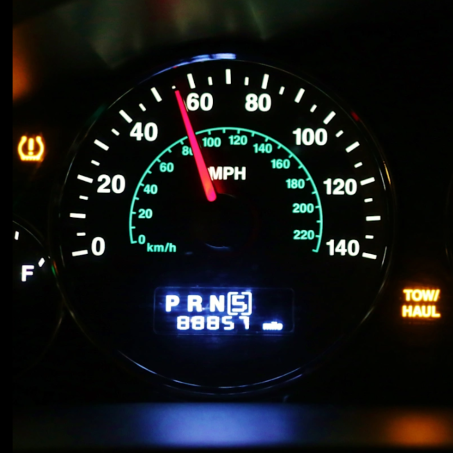
#> input picture resources/images/dashboard.png, 453 x 453 px, found by its file name
$ python TestSpeedIndicator.py
#> lines starting #> are read from the running program, lines starting #| are printed output that depends on the picture; after the words box and inside, x2 and y2 are one past the last pixel; in counts of white or black regions, pixels touching at a corner belong together
### src/utils/VisionUtils.py
import numpy as np
import cv2
import inspect


class VisionUtils:

    @classmethod
    def log(cls, message: str):
        print(f'[{cls.__name__}@{inspect.currentframe().f_code.co_name}] {str}')

    @staticmethod
    def find_contours(img, _hsv_lower: tuple[float, float, float], _hsv_upper: tuple[float, float, float]):
        hsv_lower = np.array(_hsv_lower)
        hsv_upper = np.array(_hsv_upper)

        mask = cv2.inRange(img, hsv_lower, hsv_upper)
        contours, _ = cv2.findContours(mask, cv2.RETR_EXTERNAL, cv2.CHAIN_APPROX_SIMPLE)

        if len(contours) == 0:
            __class__.log("No red object found.")
            return None

        return contours

    @staticmethod
    def find_largest_contour(img, _hsv_lower: tuple[float, float, float], _hsv_upper: tuple[float, float, float]):
        contours = VisionUtils.find_contours(img, _hsv_lower, _hsv_upper)
        largest = max(contours, key=cv2.contourArea)
        return largest

    # [27 lines left out: function find_line_contour, not called in this run]

    @staticmethod
    def get_terminal_points(countour) -> tuple[tuple[float, float], tuple[float, float]]:
        pts = countour.reshape(-1, 2)
        max_dist = 0
        end1, end2 = None, None
        for i in range(len(pts)):
            for j in range(i + 1, len(pts)):
                d = np.linalg.norm(pts[i] - pts[j])
                if d > max_dist:
                    max_dist = d
                    end1, end2 = pts[i], pts[j]
        return end1, end2


### src/models/SpeedIndicator.py
import cv2
import pytesseract
from PIL import Image
import numpy as np
import math
from src.utils.VisionUtils import VisionUtils

class Line:
    def __init__(self, begin: tuple[float, float], end: tuple[float, float]):
        self.begin = begin
        self.end = end
        self.dx = end[0] - begin[0]
        self.dy = end[1] - begin[1]
        self.angle = math.atan2(self.dy, self.dx)

    def draw(self, img, radius_ends: int, color: tuple[int, int, int]):
        cv2.circle(img, tuple(self.begin), radius_ends, color, -1)
        cv2.circle(img, tuple(self.end), radius_ends, color, -1)
        cv2.line(img, tuple(self.begin), tuple(self.end), color, 2)

class Needle:
    def __init__(self, img):
        self.img = img
        self.contour = VisionUtils.find_largest_contour(img, (160, 120, 80), (180, 255, 255))      # red one
        if self.contour is None:
            raise Exception('Needle contour is None')
        self.line = Line(*VisionUtils.get_terminal_points(self.contour))

    def draw(self, img):
        self.line.draw(img, radius_ends=8, color=(0,255,0))

class Ticks:
    # [4 lines left out: function __init__, not called in this run]

    def draw(self, img):
        for line in self.lines:
            line.draw(img, radius_ends=4, color=(64, 64, 128))

class SpeedIndicator:
    def __init__(self, img):
        self.needle = Needle(img)
       # self.ticks = Ticks(img)

    def draw(self, img):
        # draw needle
        self.needle.draw(img)
        #elf.ticks.draw(img)

### src/utils/Resources.py


class Resources:

    BASE_IMAGE = 'resources/images/'

    @classmethod
    def get_image_path(cls, image_name: str) -> str:
        return cls.BASE_IMAGE + image_name

### tests/TestSpeedIndicator.py

import cv2
import pytesseract
from PIL import Image
import numpy as np
import math
from src.models.SpeedIndicator import SpeedIndicator
from src.utils.Resources import Resources

img_src = cv2.imread(Resources.get_image_path('dashboard.png'), cv2.IMREAD_REDUCED_COLOR_2)
#> img_src is the input picture: shape (453, 453, 3); mean B, G, R 23.4, 22.5, 20.7
img_result = img_src.copy()
hsv = cv2.cvtColor(img_src, cv2.COLOR_BGR2HSV)
#> hsv: shape (453, 453, 3); mean H, S, V 54.8, 161.9, 31.3

speed_indicator = SpeedIndicator(hsv)
#> in find_contours, `mask = cv2.inRange(img, hsv_lower, hsv_upper)`:
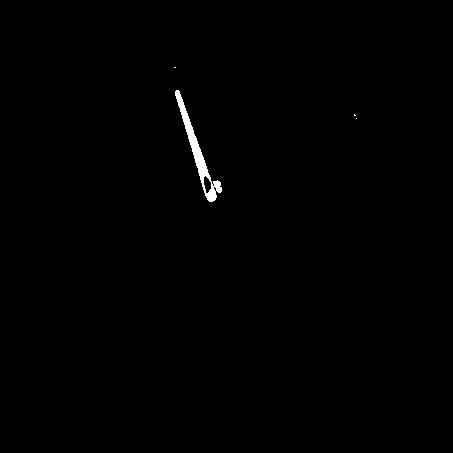
#> mask: shape (453, 453); 0.46% white; 4 white regions (3 under 20 px)
#> in find_contours, `contours, _ = cv2.findContours(mask, cv2.RETR_EXTERNAL, cv2.CHAIN_APPR..`: contours = 4 contours, 3 with area under 20; largest, box (x1, y1, x2, y2) and area: (175, 90, 222, 202) 900
#> in find_largest_contour, `largest = max(contours, key=cv2.contourArea)`: largest = contour of 160 points, box (x1, y1, x2, y2) (175, 90, 222, 202), area 900
#> in __init__, `self.contour = VisionUtils.find_largest_contour(img, (160, 120, 80), (..`: self.contour has the same summary as largest in find_largest_contour
#> in get_terminal_points, `pts = countour.reshape(-1, 2)`: pts = 160 pairs, first value 175 to 221, second value 90 to 201
#> after the loop in get_terminal_points, `for i in range(len(pts)):`: end1 = [176, 90]; end2 = [212, 201]; max_dist = 116.7
#> in __init__, `self.begin = begin`: self.begin = [176, 90]
#> in __init__, `self.end = end`: self.end = [212, 201]
#> in __init__, `self.dx = end[0] - begin[0]`: self.dx = 36
#> in __init__, `self.dy = end[1] - begin[1]`: self.dy = 111
#> in __init__, `self.angle = math.atan2(self.dy, self.dx)`: self.angle = 1.26
speed_indicator.draw(img_result)
#> in draw, `cv2.line(img, tuple(self.begin), tuple(self.end), color, 2)`:
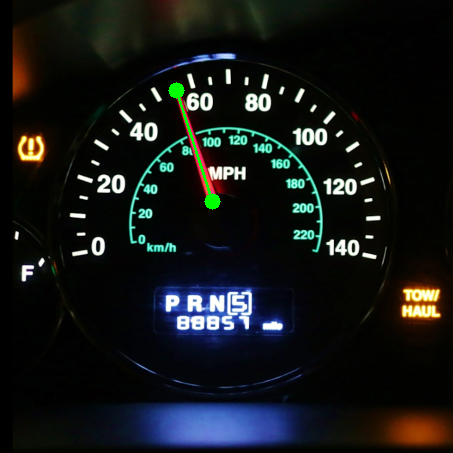
#> img: shape (453, 453, 3); mean B, G, R 23.2, 23.2, 20.2

# calc speed
max_speed = 140.0
speed = (speed_indicator.needle.line.angle / math.pi * max_speed)
#> speed = 56.02

# draw speed
cv2.putText(img_result, f'Speed: {speed:.1f} km/h', (30, 30), cv2.FONT_HERSHEY_SIMPLEX, 0.8, (0, 255, 0), 2)
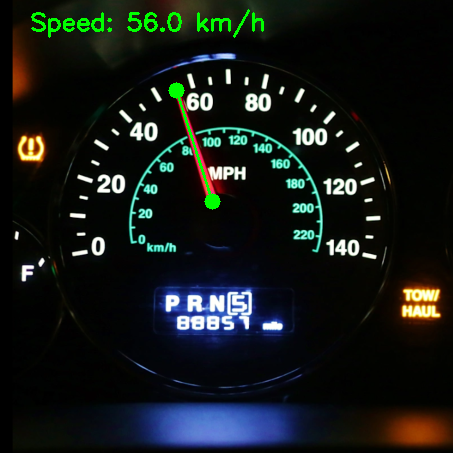
#> img_result: shape (453, 453, 3); 0.77% of pixels changed, all inside (x1, y1, x2, y2) = (31, 9, 264, 38)

#combine
cv2.imshow("Dashboard", np.hstack((img_src, img_result)))
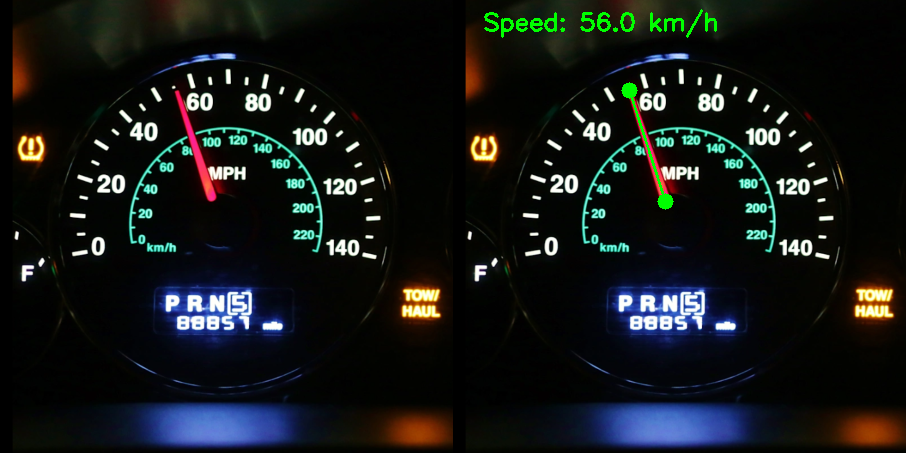
#> window 'Dashboard': shape (453, 906, 3); mean B, G, R 23.3, 23.7, 20.4
cv2.waitKey(0)
cv2.destroyAllWindows()
